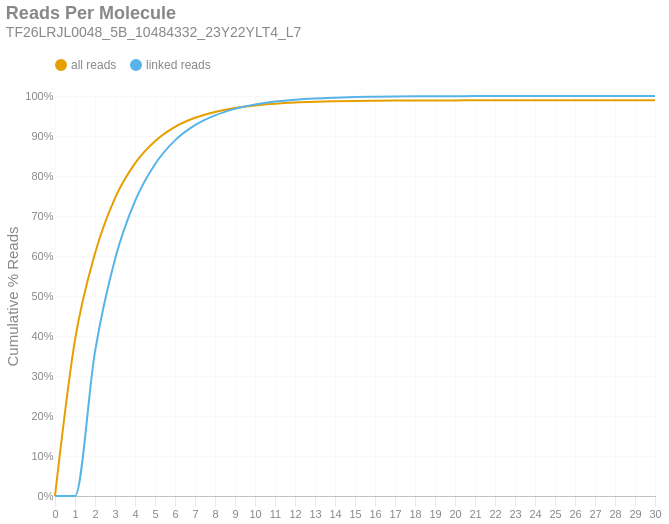

This figure's notebook cell:
### Markdown cell above
### Reads per Molecule
This chart shows the cumulative distribution of the number of reads per linked molecule. That is, how many alignments are associated with a unique molecule. This excludes the number of reads associated with invalid or absent linked-read barcodes. The `linked` histogram is the percentages recalculated when disregarding singletons.

### Code cell
if SKIPLR:
    print_html(f"Skipped")
else:
    counts = np.bincount(valids['reads'].cast(pl.Int64).to_numpy())
    weighted = counts * np.arange(len(counts))
    all_perc = weighted / n_reads
    linked_perc = weighted / n_linked_reads
    linked_perc[1] = 0
    binned_df = pl.DataFrame({
        'readsper': list(range(len(counts))),
        'all reads (cumsum)': np.cumsum(all_perc).tolist(),
        'linked reads (cumsum)': np.cumsum(linked_perc).tolist(),
    })

    with SafeRender(binned_df):
        (
            density_plot(binned_df, 'Reads Per Molecule', samplename, 'readspmol')
            .encode(
                x=alt.X('readsper:O', title=None).axis(labelAngle=0).scale(padding=0),
                y=alt.Y('value:Q', title='Cumulative % Reads').axis(format='%').stack(False),
                color=alt.Color("key:N").scale(domain=["all reads", "linked reads"]),
                tooltip=[
                    alt.Tooltip("key:N", title="Data Type"),
                    alt.Tooltip("readsper:O", title="Reads Per Molecule"),
                    alt.Tooltip("value:Q", format=".2%", title="% Reads (Cum.)")
                ]            
            )
        ).display()

### Figure 1 — Vega-Lite specification as saved in the notebook (floating-point values rounded to 4 significant figures)
{"width": "container", "height": 400, "config": {"title": {"anchor": "start", "dy": -15, "fontSize": 18, "color": "#888888", "subtitleColor": "#888888", "subtitleFontSize": 14}, "arc": {"fill": "#0072B2"}, "axis": {"domainColor": "#888888", "domainWidth": 0.5, "gridWidth": 0.2, "grid": false, "titleFontWeight": 400, "titleFontSize": 15, "labelFontSize": 11, "labelColor": "#888888", "tickColor": "#888888", "tickWidth": 0.2, "titleColor": "#888888"}, "axisBand": {"grid": false}, "axisX": {"grid": true, "tickSize": 10, "domainCap": "round"}, "axisY": {"domain": false, "grid": true, "tickSize": 0, "domainCap": "round"}, "background": "transparent", "header": {"labelFontSize": 15, "labelColor": "#888888", "titleFontSize": 15, "titleFontWeight": 600, "titleColor": "#888888"}, "legend": {"labelFont": "sans-serif", "labelFontSize": 12, "labelColor": "#888888", "symbolSize": 100, "symbolType": "circle", "titleFontSize": 12, "titlePadding": 10, "titleColor": "#888888", "title": null, "orient": "top"}, "range": {"category": ["#E69F00", "#56B4E9", "#009E73", "#F0E442", "#0072B2", "#D55E00", "#CC79A7", "#000000"], "diverging": ["#cfe8f3", "#a2d4ec", "#73bfe2", "#46abdb", "#1696d2", "#12719e"]}, "area": {"fill": "#0072B2", "fillOpacity": 0.7, "line": true, "strokeOpacity": 0.7}, "line": {"color": "#0072B2", "stroke": "#0072B2", "strokeWidth": 2}, "trail": {"color": "#0072B2", "stroke": "#0072B2", "strokeWidth": 0, "size": 1}, "point": {"filled": true, "fillOpacity": 1.0, "size": 95}, "text": {"color": "#888888", "fontSize": 11, "align": "right", "fontWeight": 400, "size": 11}, "bar": {"fill": "#0072B2", "stroke": null}, "view": {"stroke": null, "continuousWidth": 660, "continuousHeight": 400}}, "data": {"name": "data-4a67ac3de839aa9853f6bf33308f7439"}, "mark": {"type": "line", "interpolate": "monotone", "point": {"opacity": 0, "size": 275}}, "encoding": {"color": {"field": "key", "scale": {"domain": ["all reads", "linked reads"]}, "type": "nominal"}, "tooltip": [{"field": "key", "title": "Data Type", "type": "nominal"}, {"field": "readsper", "title": "Reads Per Molecule", "type": "ordinal"}, {"field": "value", "format": ".2%", "title": "% Reads (Cum.)", "type": "quantitative"}], "x": {"axis": {"labelAngle": 0}, "field": "readsper", "scale": {"padding": 0}, "title": null, "type": "ordinal"}, "y": {"axis": {"format": "%"}, "field": "value", "stack": false, "title": "Cumulative % Reads", "type": "quantitative"}}, "params": [{"name": "param_c36ac31b6afebe62", "select": {"type": "point", "fields": ["key"]}, "bind": "legend"}], "title": {"text": "Reads Per Molecule", "subtitle": "TF26LRJL0048_5B_10484332_23Y22YLT4_L7"}, "transform": [{"fold": ["all reads (cumsum)", "linked reads (cumsum)"]}, {"calculate": "replace(datum.key, ' (cumsum)', '')", "as": "key"}, {"filter": {"param": "param_c36ac31b6afebe62"}}], "usermeta": {"embedOptions": {"downloadFileName": "TF26LRJL0048_5B_10484332_23Y22YLT4_L7.readspmol"}}, "$schema": "https://vega.github.io/schema/vega-lite/v6.4.1.json", "datasets": {"data-4a67ac3de839aa9853f6bf33308f7439": [{"readsper": 0, "all reads (cumsum)": 0.0, "linked reads (cumsum)": 0.0}, {"readsper": 1, "all reads (cumsum)": 0.3901, "linked reads (cumsum)": 0.0}, {"readsper": 2, "all reads (cumsum)": 0.6064, "linked reads (cumsum)": 0.3611}, {"readsper": 3, "all reads (cumsum)": 0.7446, "linked reads (cumsum)": 0.5917}, {"readsper": 4, "all reads (cumsum)": 0.8316, "linked reads (cumsum)": 0.7369}, {"readsper": 5, "all reads (cumsum)": 0.887, "linked reads (cumsum)": 0.8293}, {"readsper": 6, "all reads (cumsum)": 0.9228, "linked reads (cumsum)": 0.889}, {"readsper": 7, "all reads (cumsum)": 0.9455, "linked reads (cumsum)": 0.927}, {"readsper": 8, "all reads (cumsum)": 0.9602, "linked reads (cumsum)": 0.9515}, {"readsper": 9, "all reads (cumsum)": 0.97, "linked reads (cumsum)": 0.9679}, {"readsper": 10, "all reads (cumsum)": 0.9764, "linked reads (cumsum)": 0.9786}, {"readsper": 11, "all reads (cumsum)": 0.9809, "linked reads (cumsum)": 0.986}, {"readsper": 12, "all reads (cumsum)": 0.9838, "linked reads (cumsum)": 0.9909}, {"readsper": 13, "all reads (cumsum)": 0.9856, "linked reads (cumsum)": 0.9938}, {"readsper": 14, "all reads (cumsum)": 0.9867, "linked reads (cumsum)": 0.9958}, {"readsper": 15, "all reads (cumsum)": 0.9877, "linked reads (cumsum)": 0.9973}, {"readsper": 16, "all reads (cumsum)": 0.9881, "linked reads (cumsum)": 0.9981}, {"readsper": 17, "all reads (cumsum)": 0.9885, "linked reads (cumsum)": 0.9987}, {"readsper": 18, "all reads (cumsum)": 0.9888, "linked reads (cumsum)": 0.9992}, {"readsper": 19, "all reads (cumsum)": 0.989, "linked reads (cumsum)": 0.9995}, {"readsper": 20, "all reads (cumsum)": 0.989, "linked reads (cumsum)": 0.9996}, {"readsper": 21, "all reads (cumsum)": 0.9891, "linked reads (cumsum)": 0.9997}, {"readsper": 22, "all reads (cumsum)": 0.9891, "linked reads (cumsum)": 0.9998}, {"readsper": 23, "all reads (cumsum)": 0.9892, "linked reads (cumsum)": 0.9999}, {"readsper": 24, "all reads (cumsum)": 0.9892, "linked reads (cumsum)": 0.9999}, {"readsper": 25, "all reads (cumsum)": 0.9892, "linked reads (cumsum)": 0.9999}, {"readsper": 26, "all reads (cumsum)": 0.9892, "linked reads (cumsum)": 0.9999}, {"readsper": 27, "all reads (cumsum)": 0.9892, "linked reads (cumsum)": 1.0}, {"readsper": 28, "all reads (cumsum)": 0.9893, "linked reads (cumsum)": 1.0}, {"readsper": 29, "all reads (cumsum)": 0.9893, "linked reads (cumsum)": 1.0}, {"readsper": 30, "all reads (cumsum)": 0.9893, "linked reads (cumsum)": 1.0}]}}
